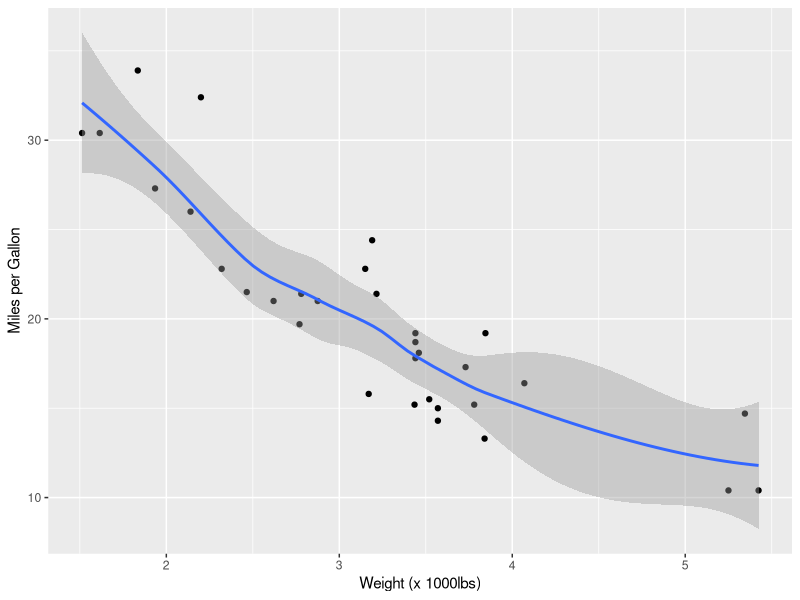

This figure's R source:
#Loading packages
install.packages("ggplot2")
library("ggplot2")

# Preview dataset
head(mtcars)

# Selecting the weight and miles per gallon as variables and plot with ggplot. 
my_scatplot <- ggplot(mtcars,aes(x=wt,y=mpg)) + geom_point()
my_scatplot + xlab('Weight (x 1000lbs)') + ylab('Miles per Gallon') + geom_smooth()
